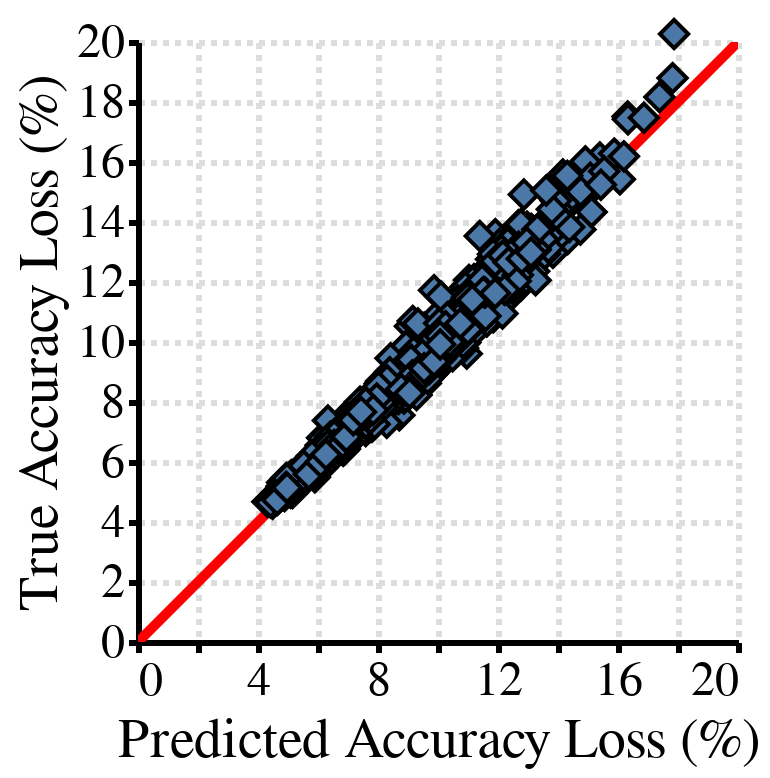

Notebook source saved alongside this figure:
### Markdown cell above
Step 4: Verify the correlation between the predicted and true accuracies of the mixed-precision quantized models.

### Code cell
import altair as alt

qq = alt.Chart(multiple_df.sample(n=1000, random_state=0)).mark_square(size=100, opacity=1, angle=45, stroke='black').encode(
    x=alt.X('prediction:Q', scale=alt.Scale(domain=[0, 20]), title='Predicted Accuracy Loss (%)'),
    y=alt.Y('Delta Acc:Q', scale=alt.Scale(domain=[0, 20]), title='True Accuracy Loss (%)'),
)

x = np.arange(100)
source = pd.DataFrame({
  'x': x,
  'f(x)': x
})

line = alt.Chart(source).mark_line(color='red', clip=True, size=5).encode(
    x=alt.X('x', title='Predicted Accuracy Loss (%)'),
    y=alt.Y('f(x)', title='True Accuracy Loss (%)')
)

(line + qq).configure_axis(
    labelFontSize=24,
    titleFontSize=28,
    titleFontWeight='normal',
    domainWidth=3,
    gridWidth=3,
    gridDash=[3,3],
    tickWidth=3,
    domainColor='black',
    tickColor='black',
).configure_view(
    strokeOpacity=0
)

### Figure 1 — Vega-Lite specification as saved in the notebook (floating-point values rounded to 4 significant figures; data arrays with more than 128 entries replaced by an {"elided": "..."} marker saying what was removed)
{"config": {"view": {"continuousWidth": 300, "continuousHeight": 300, "strokeOpacity": 0}, "axis": {"domainColor": "black", "domainWidth": 3, "gridDash": [3, 3], "gridWidth": 3, "labelFontSize": 24, "tickColor": "black", "tickWidth": 3, "titleFontSize": 28, "titleFontWeight": "normal"}}, "layer": [{"data": {"name": "data-7bdd9c4cc787f01727b62a27d93f01e1"}, "mark": {"type": "line", "clip": true, "color": "red", "size": 5}, "encoding": {"x": {"field": "x", "title": "Predicted Accuracy Loss (%)", "type": "quantitative"}, "y": {"field": "f(x)", "title": "True Accuracy Loss (%)", "type": "quantitative"}}}, {"data": {"name": "data-bba32e75a9c37129cfc54259c8d7752c"}, "mark": {"type": "square", "angle": 45, "opacity": 1, "size": 100, "stroke": "black"}, "encoding": {"x": {"field": "prediction", "scale": {"domain": [0, 20]}, "title": "Predicted Accuracy Loss (%)", "type": "quantitative"}, "y": {"field": "Delta Acc", "scale": {"domain": [0, 20]}, "title": "True Accuracy Loss (%)", "type": "quantitative"}}}], "$schema": "https://vega.github.io/schema/vega-lite/v5.17.0.json", "datasets": {"data-7bdd9c4cc787f01727b62a27d93f01e1": [{"x": 0, "f(x)": 0}, {"x": 1, "f(x)": 1}, {"x": 2, "f(x)": 2}, {"x": 3, "f(x)": 3}, {"x": 4, "f(x)": 4}, {"x": 5, "f(x)": 5}, {"x": 6, "f(x)": 6}, {"x": 7, "f(x)": 7}, {"x": 8, "f(x)": 8}, {"x": 9, "f(x)": 9}, {"x": 10, "f(x)": 10}, {"x": 11, "f(x)": 11}, {"x": 12, "f(x)": 12}, {"x": 13, "f(x)": 13}, {"x": 14, "f(x)": 14}, {"x": 15, "f(x)": 15}, {"x": 16, "f(x)": 16}, {"x": 17, "f(x)": 17}, {"x": 18, "f(x)": 18}, {"x": 19, "f(x)": 19}, {"x": 20, "f(x)": 20}, {"x": 21, "f(x)": 21}, {"x": 22, "f(x)": 22}, {"x": 23, "f(x)": 23}, {"x": 24, "f(x)": 24}, {"x": 25, "f(x)": 25}, {"x": 26, "f(x)": 26}, {"x": 27, "f(x)": 27}, {"x": 28, "f(x)": 28}, {"x": 29, "f(x)": 29}, {"x": 30, "f(x)": 30}, {"x": 31, "f(x)": 31}, {"x": 32, "f(x)": 32}, {"x": 33, "f(x)": 33}, {"x": 34, "f(x)": 34}, {"x": 35, "f(x)": 35}, {"x": 36, "f(x)": 36}, {"x": 37, "f(x)": 37}, {"x": 38, "f(x)": 38}, {"x": 39, "f(x)": 39}, {"x": 40, "f(x)": 40}, {"x": 41, "f(x)": 41}, {"x": 42, "f(x)": 42}, {"x": 43, "f(x)": 43}, {"x": 44, "f(x)": 44}, {"x": 45, "f(x)": 45}, {"x": 46, "f(x)": 46}, {"x": 47, "f(x)": 47}, {"x": 48, "f(x)": 48}, {"x": 49, "f(x)": 49}, {"x": 50, "f(x)": 50}, {"x": 51, "f(x)": 51}, {"x": 52, "f(x)": 52}, {"x": 53, "f(x)": 53}, {"x": 54, "f(x)": 54}, {"x": 55, "f(x)": 55}, {"x": 56, "f(x)": 56}, {"x": 57, "f(x)": 57}, {"x": 58, "f(x)": 58}, {"x": 59, "f(x)": 59}, {"x": 60, "f(x)": 60}, {"x": 61, "f(x)": 61}, {"x": 62, "f(x)": 62}, {"x": 63, "f(x)": 63}, {"x": 64, "f(x)": 64}, {"x": 65, "f(x)": 65}, {"x": 66, "f(x)": 66}, {"x": 67, "f(x)": 67}, {"x": 68, "f(x)": 68}, {"x": 69, "f(x)": 69}, {"x": 70, "f(x)": 70}, {"x": 71, "f(x)": 71}, {"x": 72, "f(x)": 72}, {"x": 73, "f(x)": 73}, {"x": 74, "f(x)": 74}, {"x": 75, "f(x)": 75}, {"x": 76, "f(x)": 76}, {"x": 77, "f(x)": 77}, {"x": 78, "f(x)": 78}, {"x": 79, "f(x)": 79}, {"x": 80, "f(x)": 80}, {"x": 81, "f(x)": 81}, {"x": 82, "f(x)": 82}, {"x": 83, "f(x)": 83}, {"x": 84, "f(x)": 84}, {"x": 85, "f(x)": 85}, {"x": 86, "f(x)": 86}, {"x": 87, "f(x)": 87}, {"x": 88, "f(x)": 88}, {"x": 89, "f(x)": 89}, {"x": 90, "f(x)": 90}, {"x": 91, "f(x)": 91}, {"x": 92, "f(x)": 92}, {"x": 93, "f(x)": 93}, {"x": 94, "f(x)": 94}, {"x": 95, "f(x)": 95}, {"x": 96, "f(x)": 96}, {"x": 97, "f(x)": 97}, {"x": 98, "f(x)": 98}, {"x": 99, "f(x)": 99}], "data-bba32e75a9c37129cfc54259c8d7752c": {"elided": "1000 records"}}}
